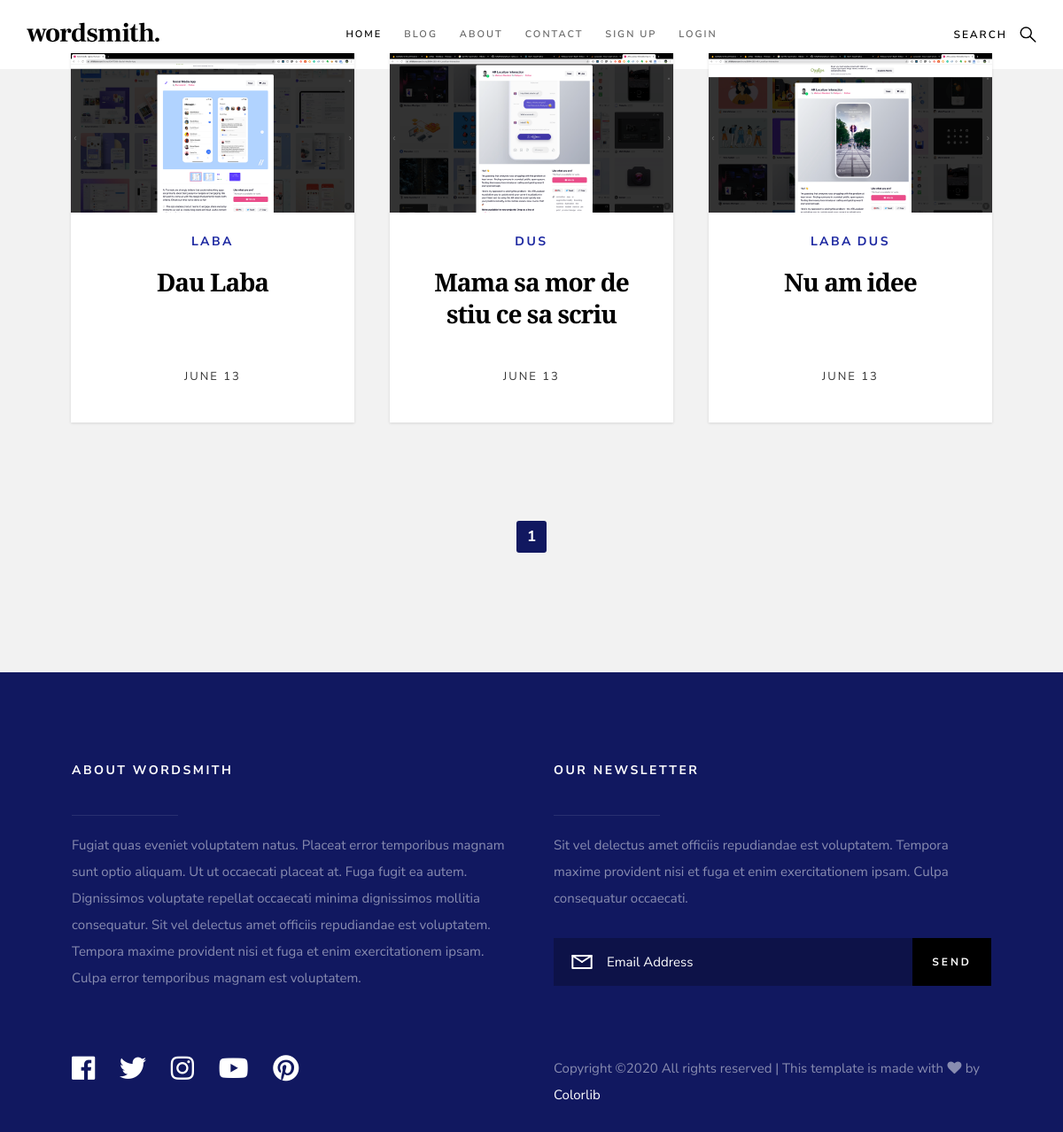
Screenshot of /blog/ with the database file from the repository.
### posts/models.py (models this page shows, shortened)
class Post(models.Model):
    title = models.CharField(max_length=100)
    header = models.TextField()
    after_header = models.TextField()
    quote = models.TextField()
    all_text = models.TextField()
    paragraph1 = models.TextField()
    header1 = models.CharField(max_length=20)
    paragraph2 = models.TextField()
    header2 = models.CharField(max_length=20)
    timestamp = models.DateTimeField(auto_now_add=True)
    author = models.ForeignKey(Author, on_delete=models.CASCADE)
    thumbnail = models.ImageField()
    categories = models.ManyToManyField(Category)
    tags = models.ManyToManyField(Tag)
    featured = models.BooleanField()
    previous_post = models.ForeignKey(
        'self', related_name='previous', on_delete=models.SET_NULL, blank=True, null=True
    )
    next_post = models.ForeignKey(
        'self', related_name='text', on_delete=models.SET_NULL, blank=True, null=True
    )
    def get_absolute_url(self):
        return reverse('post-detail', kwargs={
            'pk': self.pk
        })

class Category(models.Model):
    title = models.CharField(max_length=20)
    def __str__(self):
        return self.title

### posts/views.py (the view)
# urls.py: path('blog/', post_list),
def post_list(request):
    most_recent = Post.objects.order_by('-timestamp')[:3]
    post_list = Post.objects.all()
    paginator = Paginator(post_list, 8)
    page_request_var = 'page'
    page = request.GET.get(page_request_var)
    try:
        paginated_queryset = paginator.page(page)
    except PageNotAnInteger:
        paginated_queryset = paginator.page(1)
    except EmptyPage:
        paginated_queryset = paginator.page(paginator.num_pages)
    context = {
        'queryset': paginated_queryset,
        'most_recent': most_recent,
        'page_request_var': page_request_var,
    }
    return render(request, 'blog.html', context)

### templates/blog.html (shortened to what this page needs)
{% extends 'base.html' %}
{% load static %}
{% block content %}
    <section class="s-content">
            <div class="row entries-wrap wide">
                <div class="entries">
                    {% for obj in queryset %}
                    <article class="col-block">
                        <div class="item-entry" data-aos="zoom-in">
                            <div class="item-entry__thumb">
                                <a href="{{obj.get_absolute_url}}" class="item-entry__thumb-link">
                                    <img src="{{obj.thumbnail.url}}"
                                        alt="">
                                </a>
                            </div>
                            <div class="item-entry__text">
                                <div class="item-entry__cat">
                                    {% for cat in obj.categories.all %}
                                    <a href="category.html">{{cat}}</a>
                                    {% endfor %}
                                </div>
                                <h1 class="item-entry__title"><a href="{{obj.get_absolute_url}}">{{obj.title}}</a></h1>
                                <div class="item-entry__date">
                                    <a href="{{obj.get_absolute_url}}">{{ obj.timestamp|date:"F d" }}</a>
                                </div>
                            </div>
                        </div>
                    </article>
                    {% endfor %}
                </div>
            </div>
        <div class="row pagination-wrap">
                <div class="col-full">
                    <nav class="pgn" data-aos="fade-up">
                        <ul>
                            <li><a href="?{{ page_request_var }}={{ queryset.number }}"><span class="pgn__num current">{{ queryset.number }}</a></span></li>
                        </ul>
                    </nav>
                </div>
            </div>
    </section>
{% endblock content %}

### static_in_env/css/base.css (style rules this page uses)
html { font-family: sans-serif; line-height: 1.15; -ms-text-size-adjust: 100%; -webkit-text-size-adjust: 100%; }
body { margin: 0; }
article, aside, footer, header, nav, section { display: block; }
h1 { font-size: 2em; margin: 0.67em 0; }
a { background-color: transparent; -webkit-text-decoration-skip: objects; }
img { border-style: none; }
html { font-size: 62.5%; box-sizing: border-box; }
*, *::before, *::after { box-sizing: inherit; }
body { font-weight: normal; line-height: 1; word-wrap: break-word; text-rendering: optimizeLegibility; -webkit-overflow-scrolling: touch; -webkit-text-size-adjust: none; }
body, input, button { -moz-osx-font-smoothing: grayscale; -webkit-font-smoothing: antialiased; }
img, video { max-width: 100%; height: auto; }
div, dl, dt, dd, ul, ol, li, h1, h2, h3, h4, h5, h6, pre, form, p, blockquote, th, td { margin: 0; padding: 0; }
h1, h2, h3, h4, h5, h6 { -webkit-font-smoothing: auto; -webkit-font-smoothing: antialiased; -webkit-font-variant-ligatures: common-ligatures; -moz-font-variant-ligatures: common-ligatures; font-variant-ligatures: common-ligatures; text-rendering: optimizeLegibility; }
ol, ul { list-style: none; }
li { display: block; }
a { text-decoration: none; line-height: inherit; }
a img { border: none; }
.row { width: 89%; max-width: 1200px; margin: 0 auto; }
.row:after { content: ""; display: table; clear: both; }
[class*="col-"] { float: left; padding: 0 20px; }
.col-twelve, .col-full { width: 100%; }
@media only screen and (max-width:1200px) { [class*="col-"] { padding: 0 15px; } }

### rows the page displays
Post: thumbnail (picture), title "Dau Laba", timestamp "JUNE 13"
Category: title "LABA"
Post: thumbnail (picture), title "Mama sa mor de stiu ce sa scriu", timestamp "JUNE 13"
Category: title "DUS"
Post: thumbnail (picture), title "Nu am idee", timestamp "JUNE 13"

### other values shown
{{ queryset.number }} "1"
